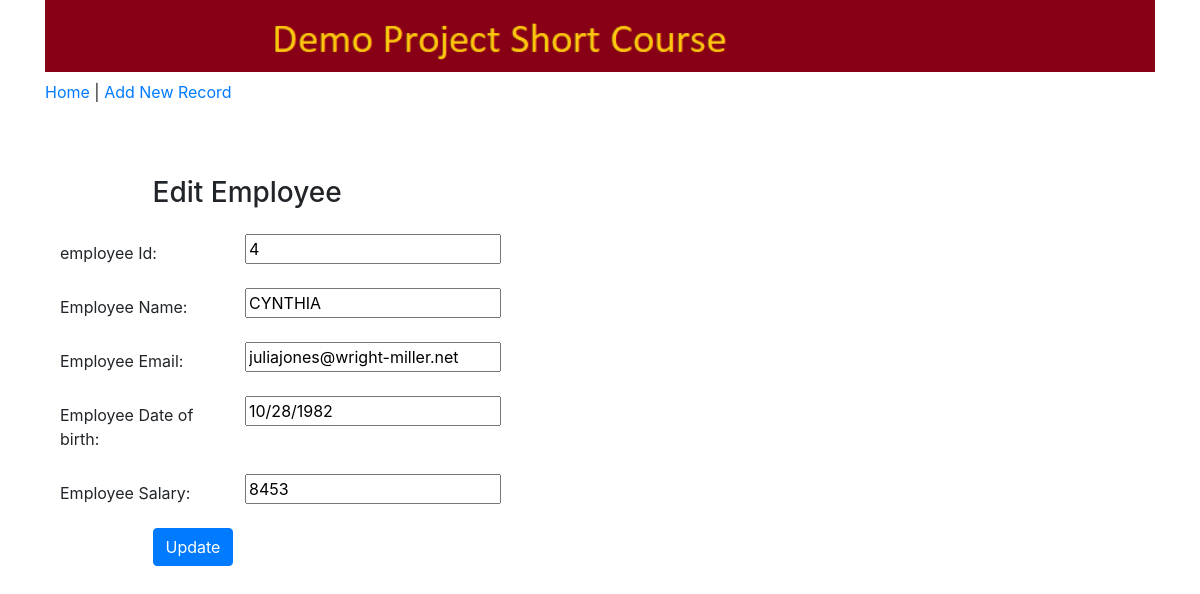
The app's page /edit/4 with its own data.
### less4App/models.py (models this page shows, shortened)
class Employee(models.Model):
    id = models.AutoField(primary_key=True)
    name = models.CharField("Employee Name", max_length=100)
    email = models.EmailField("Email Address", max_length=100)
    dob = models.DateTimeField("Date of Birth",help_text="Format: yyyy/mm/dd")
    salary = models.FloatField("Monthly Salary")
    class Meta:
        db_table = "employees"

### less4App/views.py (the view)
# urls.py: path('edit/<int:id>', views.edit),
def edit(request, id):
    employee = Employee.objects.get(id=id)
    form = EmployeeForm(request.POST,request.FILES) #try
    return render(request,'edit.html',{'employee':employee,'form':form})

### less4App/forms.py
class EmployeeForm(forms.ModelForm):
    class Meta:
        model = Employee
        fields = "__all__"
        widgets = {
                'dob'   : forms.DateInput(attrs={'class': 'form-control datepicker1'}),
                'name'  : forms.TextInput(attrs={'class': 'form-control'}),
                'email' : forms.TextInput(attrs={'class': 'form-control','placeholder': 'Email Address'}),
                'salary': forms.TextInput(attrs={'class': 'form-control'}),
    	}
        dob = forms.DateField(
            widget=forms.DateInput(format='%Y/%m/%d'),input_formats=('%Y/%m/%d', )
        )

### templates/edit.html (shortened to what this page needs)
{% extends 'base.html' %}
{% block content %}
    <form method="POST" class="post-form" action="/update/{{employee.id}}" enctype="multipart/form-data">
        <div class="container">
        <br>
        <div class="form-group row">
        <label class="col-sm-1 col-form-label"></label>
        <div class="col-sm-4">
        <h3>Edit Employee</h3>
        </div>
      </div>
      <div class="form-group row">
        <label class="col-sm-2 col-form-label">employee Id:</label>
        <div class="col-sm-4">
            <input type="text" name="id" id="id_id" required maxlength="20" value="{{ employee.id }}"/>
        </div>
      </div>
      <div class="form-group row">
        <label class="col-sm-2 col-form-label">Employee Name:</label>
        <div class="col-sm-4">
          <input type="text" name="name" id="id_name" required maxlength="20" value="{{ employee.name | upper }}"/>
        </div>
      </div>
        <div class="form-group row">
        <label class="col-sm-2 col-form-label">Employee Email:</label>
        <div class="col-sm-4">
          <input type="text" name="email" id="id_email" required maxlength="20" value="{{ employee.email }}"/>
        </div>
      </div>
        <div class="form-group row">
        <label class="col-sm-2 col-form-label">Employee Date of birth:</label>
        <div class="col-sm-4">
          <input type="text" name="dob" id="id_dob" required maxlength="20" value="{{ employee.dob | date:"m/d/Y"  }}"/>
        </div>
      </div>
      <div class="form-group row">
    <label class="col-sm-2 col-form-label">Employee Salary:</label>
    <div class="col-sm-4">
      <input type="text" name="salary" id="id_salary" required maxlength="20" value="{{ employee.salary |floatformat:"-3"}}"/>
    </div>
  </div>
        <div class="form-group row">
        <label class="col-sm-1 col-form-label"></label>
        <div class="col-sm-4">
        <button type="submit" class="btn btn-primary">Update</button>
        </div>
      </div>
        </div>
    </form>
{% endblock %}

### records on screen
Employee: id "4", name "CYNTHIA", email "juliajones@wright-miller.net", dob "10/28/1982", salary "8453"
